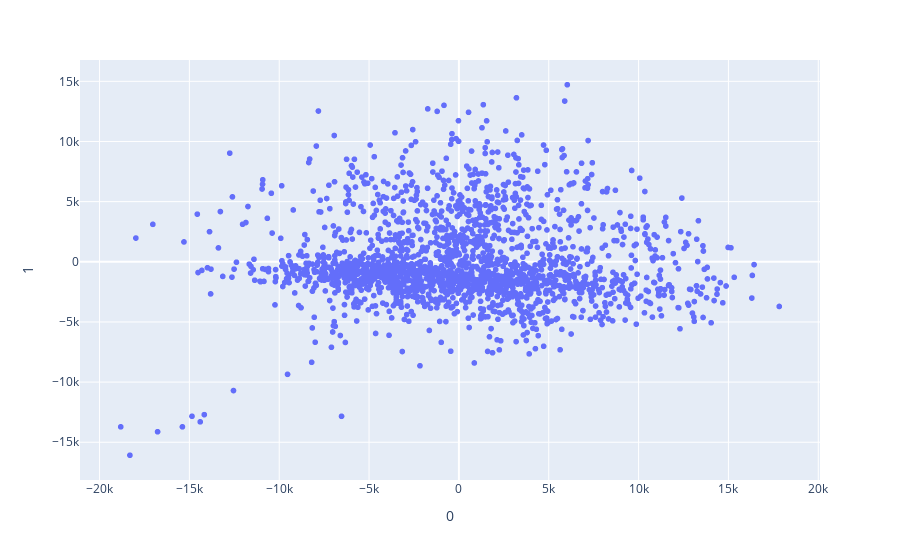

Notebook source saved alongside this figure:
### Code cell
# create a 3d scatter plot of the first 3 components using plotly
fig = px.scatter(df_train, x=0, y=1)
fig.show()

### Figure 1 — Plotly figure (JSON) as saved in the notebook; plotly's stock layout.template omitted (floating-point values rounded to 4 significant figures; data arrays with more than 128 entries replaced by an {"elided": "..."} marker saying what was removed)
{"data": [{"hovertemplate": "0=%{x}<br>1=%{y}<extra></extra>", "legendgroup": "", "marker": {"color": "#636efa", "symbol": "circle"}, "mode": "markers", "name": "", "showlegend": false, "type": "scattergl", "x": {"elided": "2000 float values"}, "xaxis": "x", "y": {"elided": "2000 float values"}, "yaxis": "y"}], "layout": {"legend": {"tracegroupgap": 0}, "margin": {"t": 60}, "xaxis": {"anchor": "y", "domain": [0, 1], "title": {"text": "0"}}, "yaxis": {"anchor": "x", "domain": [0, 1], "title": {"text": "1"}}}}
